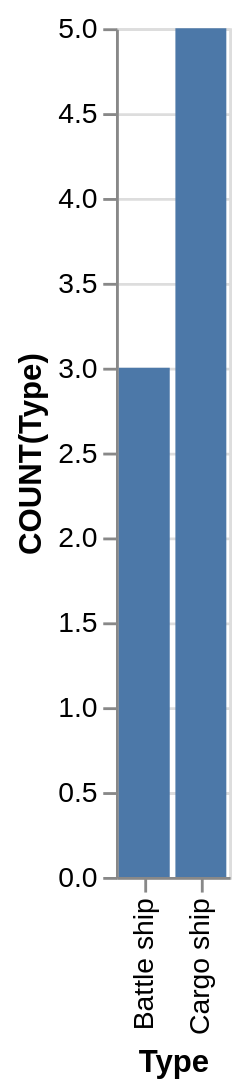

Here is the Vega-Lite specification saved for this chart:
### Vega-Lite specification from a JSON file in a GitHub repository (floating-point values rounded to 4 significant figures)
{"data": {"values": [{"x_data": "Battle ship", "y_data": 3}, {"x_data": "Cargo ship", "y_data": 5}]}, "mark": "bar", "encoding": {"x": {"field": "x_data", "type": "nominal", "title": "Type", "sort": "ascending"}, "y": {"field": "y_data", "type": "quantitative", "title": "COUNT(Type)"}}}
